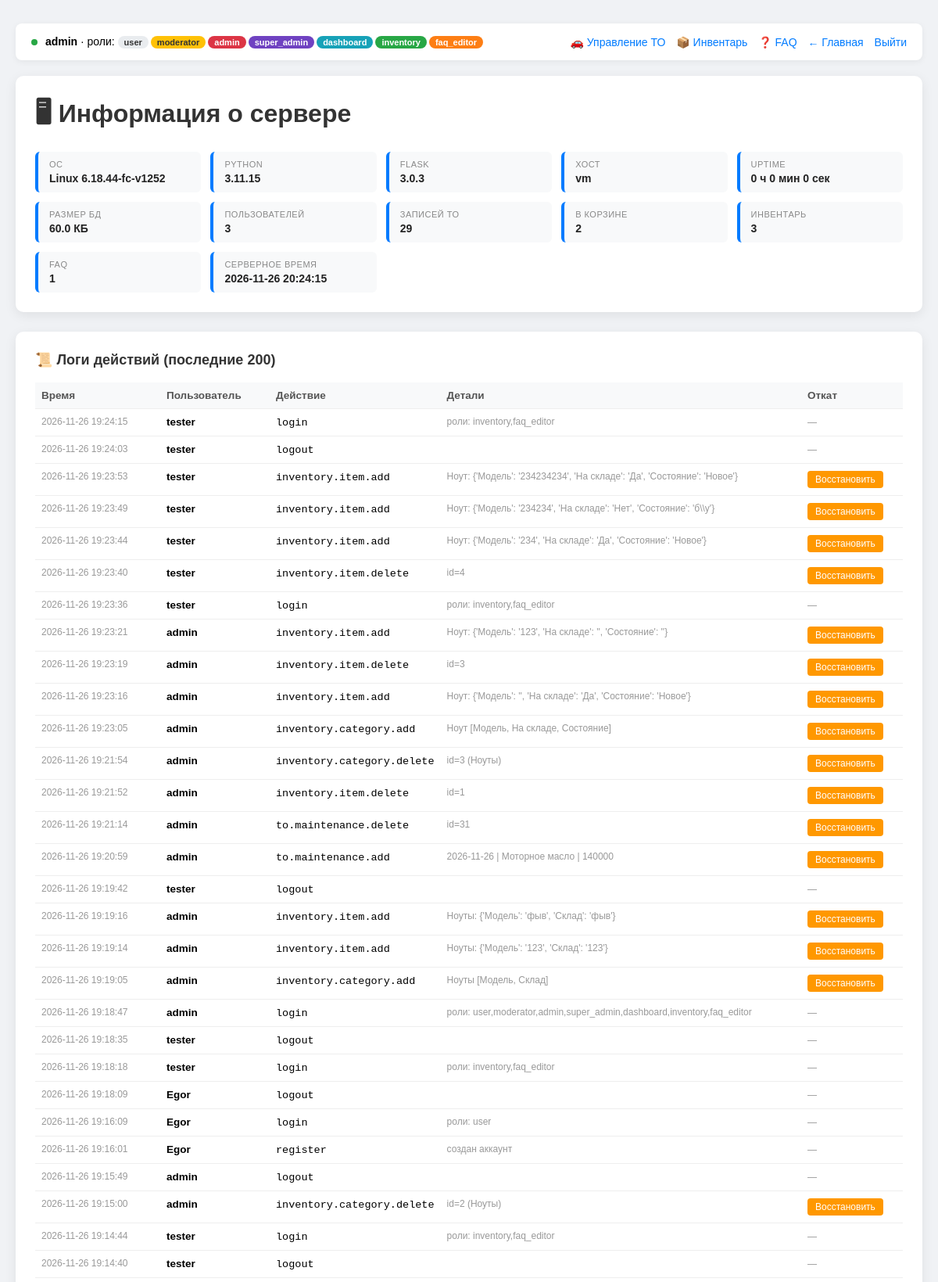
The page /admin (signed in, upper part) on the database its author committed.
### tables this page shows
CREATE TABLE audit_log (
            id       INTEGER PRIMARY KEY AUTOINCREMENT,
            ts       TEXT NOT NULL,
            username TEXT NOT NULL,
            action   TEXT NOT NULL,
            details  TEXT NOT NULL DEFAULT ''
        , undo_kind TEXT NOT NULL DEFAULT '', undo_data TEXT NOT NULL DEFAULT '');

### app.py (the view)
@app.route('/admin')
@admin_required
def admin():
    return render_template(
        'admin.html',
        info=get_server_info(),
        users=get_all_users(),
        audit=get_audit_log(200),
        all_roles=ALL_ROLES,
        can_undo='super_admin' in session.get('roles', []),
    )

### app.py (called while the page is built)
def now_str():
    return datetime.datetime.now().strftime('%Y-%m-%d %H:%M:%S')

def get_audit_log(limit=200):
    conn = sqlite3.connect(DB_NAME)
    rows = conn.execute(
        'SELECT id, ts, username, action, details, undo_kind, undo_data '
        'FROM audit_log ORDER BY id DESC LIMIT ?', (limit,)
    ).fetchall()
    conn.close()
    return rows

def get_all_users():
    conn = sqlite3.connect(DB_NAME)
    users = conn.execute(
        'SELECT id, username, role, created_at, last_login FROM users ORDER BY id'
    ).fetchall()
    conn.close()
    return users

def flask_version():
    try:
        return pkg_version('flask')
    except PackageNotFoundError:
        return 'unknown'

def has_any_role(user_roles, roles):
    return any(r in user_roles for r in roles)

def admin_required(func):
    @wraps(func)
    def wrapper(*args, **kwargs):
        if not has_any_role(session.get('roles', []), ADMIN_ROLES):
            return redirect(url_for('index'))
        return func(*args, **kwargs)
    return wrapper

### templates/admin.html (shortened to what this page needs)
<!DOCTYPE html>
<html lang="ru">
<head>
</head>
<body>
  <div class="container">
    <div class="topbar">
      <span>
        <span class="live-dot"></span>
        <b>{{ session.username }}</b> · роли:
        {% for r in session.roles %}<span class="badge {{ r }}">{{ r }}</span>{% endfor %}
      </span>
      <span>
        <a href="/to">🚗 Управление ТО</a>
        <a href="/inventory">📦 Инвентарь</a>
        <a href="/faq">❓ FAQ</a>
        <a href="/">← Главная</a>
        <a href="/logout">Выйти</a>
      </span>
    </div>
    <div class="card">
      <h1>🖥 Информация о сервере</h1>
      <div class="info-grid">
        <div class="info-item"><div class="label">ОС</div><div class="value">{{ info.os }}</div></div>
        <div class="info-item"><div class="label">Python</div><div class="value">{{ info.python }}</div></div>
        <div class="info-item"><div class="label">Flask</div><div class="value">{{ info.flask }}</div></div>
        <div class="info-item"><div class="label">Хост</div><div class="value">{{ info.hostname }}</div></div>
        <div class="info-item"><div class="label">Uptime</div><div class="value" id="v-uptime">{{ info.uptime }}</div></div>
        <div class="info-item"><div class="label">Размер БД</div><div class="value" id="v-dbsize">{{ info.db_size }}</div></div>
        <div class="info-item"><div class="label">Пользователей</div><div class="value" id="v-users">{{ info.total_users }}</div></div>
        <div class="info-item"><div class="label">Записей ТО</div><div class="value" id="v-records">{{ info.total_records }}</div></div>
        <div class="info-item"><div class="label">В корзине</div><div class="value" id="v-archive">{{ info.total_archive }}</div></div>
        <div class="info-item"><div class="label">Инвентарь</div><div class="value" id="v-items">{{ info.total_items }}</div></div>
        <div class="info-item"><div class="label">FAQ</div><div class="value" id="v-faq">{{ info.total_faq }}</div></div>
        <div class="info-item"><div class="label">Серверное время</div><div class="value" id="v-time">{{ info.server_time }}</div></div>
      </div>
    </div>
    <div class="card">
      <h2>📜 Логи действий (последние 200)</h2>
      <table>
        <thead><tr>
          <th style="width:160px">Время</th>
          <th style="width:140px">Пользователь</th>
          <th style="width:200px">Действие</th>
          <th>Детали</th>
          {% if can_undo %}<th style="width:130px">Откат</th>{% endif %}
        </tr></thead>
        <tbody>
          {% for a in audit %}
            <tr>
              <td class="muted">{{ a[1] }}</td>
              <td><b>{{ a[2] }}</b></td>
              <td><code>{{ a[3] }}</code></td>
              <td class="muted">{{ a[4] }}</td>
              {% if can_undo %}
                <td>
                  {% if a[5] %}
                    <form action="/admin/undo/{{ a[0] }}" method="POST"
                          onsubmit="return confirm('Отменить это действие?')">
                      <button type="submit" class="btn btn-undo">Восстановить</button>
                    </form>
                  {% else %}
                    <span class="muted">—</span>
                  {% endif %}
                </td>
              {% endif %}
            </tr>
          {% endfor %}
        </tbody>
      </table>
    </div>
  </div>
</body>
</html>

### templates/admin.html (style rules this page uses)
* { margin: 0; padding: 0; box-sizing: border-box; }
body { font-family: Arial, sans-serif; background: #f0f2f5; padding: 30px 20px; }
.container { max-width: 1400px; margin: 0 auto; }
.topbar { display: flex; justify-content: space-between; align-items: center; background: white; padding: 15px 20px; border-radius: 8px; box-shadow: 0 2px 8px rgba(0,0,0,0.06); margin-bottom: 20px; font-size: 14px; }
.topbar a { color: #007bff; text-decoration: none; margin-left: 10px; }
.card { background: white; padding: 25px; border-radius: 10px; box-shadow: 0 4px 15px rgba(0,0,0,0.08); margin-bottom: 25px; }
h1, h2 { color: #333; margin-bottom: 18px; }
h2 { font-size: 18px; }
.live-dot { display: inline-block; width: 8px; height: 8px; border-radius: 50%; background: #28a745; margin-right: 6px; animation: pulse 1.5s infinite; }
.info-grid { display: grid; grid-template-columns: repeat(auto-fit,minmax(180px,1fr)); gap: 12px; }
.info-item { background:#f8f9fa; padding:10px 14px; border-radius:6px; border-left:4px solid #007bff; }
.info-item .label { font-size:11px; color:#888; text-transform:uppercase; letter-spacing:.5px; margin-bottom:4px; }
.info-item .value { font-size:14px; color:#222; font-weight:bold; word-break:break-all; }
table { width:100%; border-collapse:collapse; }
th,td { padding:9px 8px; border-bottom:1px solid #eee; font-size:13.5px; vertical-align:top; text-align:left; }
th { background:#f8f9fa; font-weight:600; color:#555; }
.badge { display:inline-block; padding:2px 8px; border-radius:12px; font-size:11px; font-weight:600; margin-right:3px; }
.badge.super_admin { background:#6f42c1; color:white; }
.badge.admin { background:#dc3545; color:white; }
.badge.moderator { background:#ffc107; color:#333; }
.badge.user { background:#e9ecef; color:#333; }
.badge.dashboard { background:#17a2b8; color:white; }
.badge.inventory { background:#28a745; color:white; }
.badge.faq_editor { background:#fd7e14; color:white; }
.btn { padding:6px 12px; border:none; border-radius:4px; cursor:pointer; font-size:13px; color:white; }
.btn-undo { background:#ff9800; padding:4px 10px; font-size:12px; }
.muted { color:#999; font-size:12px; }

### rows shown on the page
audit_log: ts "2026-11-26 19:24:15", username "tester", action "login", details "роли: inventory,faq_editor"
audit_log: ts "2026-11-26 19:24:03", username "tester", action "logout"
audit_log: ts "2026-11-26 19:23:53", username "tester", action "inventory.item.add", details "Ноут: {'Модель': '234234234', 'На складе': 'Да', 'Состояние': 'Новое'}"
audit_log: ts "2026-11-26 19:23:49", username "tester", action "inventory.item.add", details "Ноут: {'Модель': '234234', 'На складе': 'Нет', 'Состояние': 'б\\\\у'}"
audit_log: ts "2026-11-26 19:23:44", username "tester", action "inventory.item.add", details "Ноут: {'Модель': '234', 'На складе': 'Да', 'Состояние': 'Новое'}"
audit_log: ts "2026-11-26 19:23:40", username "tester", action "inventory.item.delete", details "id=4"
audit_log: ts "2026-11-26 19:23:36", username "tester", action "login", details "роли: inventory,faq_editor"
audit_log: ts "2026-11-26 19:23:21", username "admin", action "inventory.item.add", details "Ноут: {'Модель': '123', 'На складе': '', 'Состояние': ''}"
audit_log: ts "2026-11-26 19:23:19", username "admin", action "inventory.item.delete", details "id=3"
audit_log: ts "2026-11-26 19:23:16", username "admin", action "inventory.item.add", details "Ноут: {'Модель': '', 'На складе': 'Да', 'Состояние': 'Новое'}"
audit_log: ts "2026-11-26 19:23:05", username "admin", action "inventory.category.add", details "Ноут [Модель, На складе, Состояние]"
audit_log: ts "2026-11-26 19:21:54", username "admin", action "inventory.category.delete", details "id=3 (Ноуты)"
audit_log: ts "2026-11-26 19:21:52", username "admin", action "inventory.item.delete", details "id=1"
audit_log: ts "2026-11-26 19:21:14", username "admin", action "to.maintenance.delete", details "id=31"
audit_log: ts "2026-11-26 19:20:59", username "admin", action "to.maintenance.add", details "2026-11-26 | Моторное масло | 140000"
audit_log: ts "2026-11-26 19:19:42", username "tester", action "logout"
audit_log: ts "2026-11-26 19:19:16", username "admin", action "inventory.item.add", details "Ноуты: {'Модель': 'фыв', 'Склад': 'фыв'}"
audit_log: ts "2026-11-26 19:19:14", username "admin", action "inventory.item.add", details "Ноуты: {'Модель': '123', 'Склад': '123'}"
audit_log: ts "2026-11-26 19:19:05", username "admin", action "inventory.category.add", details "Ноуты [Модель, Склад]"
audit_log: ts "2026-11-26 19:18:47", username "admin", action "login", details "роли: user,moderator,admin,super_admin,dashboard,inventory,faq_editor"
audit_log: ts "2026-11-26 19:18:35", username "tester", action "logout"
audit_log: ts "2026-11-26 19:18:18", username "tester", action "login", details "роли: inventory,faq_editor"
audit_log: ts "2026-11-26 19:18:09", username "Egor", action "logout"
audit_log: ts "2026-11-26 19:16:09", username "Egor", action "login", details "роли: user"
audit_log: ts "2026-11-26 19:16:01", username "Egor", action "register", details "создан аккаунт"
audit_log: ts "2026-11-26 19:15:49", username "admin", action "logout"
audit_log: ts "2026-11-26 19:15:00", username "admin", action "inventory.category.delete", details "id=2 (Ноуты)"
audit_log: ts "2026-11-26 19:14:44", username "tester", action "login", details "роли: inventory,faq_editor"
audit_log: ts "2026-11-26 19:14:40", username "tester", action "logout"

### other values the page prints
{{ session.username }} "admin"
{{ r }} "user" "moderator" "admin" "super_admin" "dashboard" "inventory" "faq_editor"
{{ info.os }} "Linux 6.18.44-fc-v1252"
{{ info.python }} "3.11.15"
{{ info.flask }} "3.0.3"
{{ info.hostname }} "vm"
{{ info.uptime }} "0 ч 0 мин 0 сек"
{{ info.db_size }} "60.0 КБ"
{{ info.total_users }} "3"
{{ info.total_records }} "29"
{{ info.total_archive }} "2"
{{ info.total_items }} "3"
{{ info.total_faq }} "1"
{{ info.server_time }} "2026-11-26 20:24:15"
